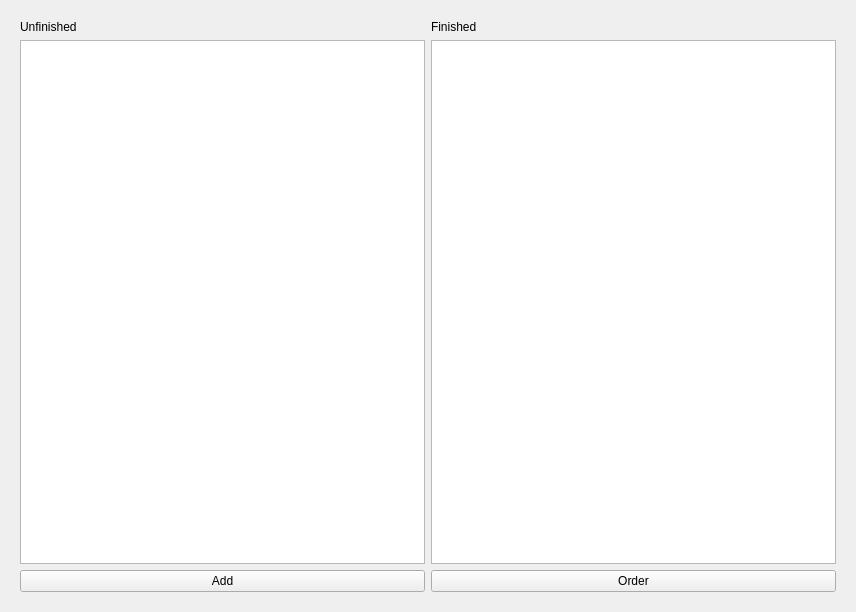
<?xml version="1.0" encoding="UTF-8"?>
<ui version="4.0">
 <class>TrackerWidget</class>
 <widget class="QWidget" name="TrackerWidget">
  <property name="geometry">
   <rect>
    <x>0</x>
    <y>0</y>
    <width>856</width>
    <height>612</height>
   </rect>
  </property>
  <property name="windowTitle">
   <string>Form</string>
  </property>
  <layout class="QVBoxLayout" name="verticalLayout">
   <item>
    <widget class="QStackedWidget" name="stackedWidget">
     <property name="currentIndex">
      <number>0</number>
     </property>
     <widget class="QWidget" name="page">
      <layout class="QVBoxLayout" name="verticalLayout_4">
       <item>
        <layout class="QHBoxLayout" name="horizontalLayout_2">
         <item>
          <layout class="QVBoxLayout" name="verticalLayout_9">
           <item>
            <widget class="QLabel" name="label">
             <property name="text">
              <string>Unfinished</string>
             </property>
            </widget>
           </item>
           <item>
            <widget class="QListWidget" name="unfinishedListWidget">
             <property name="sizePolicy">
              <sizepolicy hsizetype="Expanding" vsizetype="Expanding">
               <horstretch>0</horstretch>
               <verstretch>0</verstretch>
              </sizepolicy>
             </property>
             <property name="minimumSize">
              <size>
               <width>0</width>
               <height>200</height>
              </size>
             </property>
             <property name="dragDropMode">
              <enum>QAbstractItemView::InternalMove</enum>
             </property>
             <property name="defaultDropAction">
              <enum>Qt::MoveAction</enum>
             </property>
             <property name="alternatingRowColors">
              <bool>false</bool>
             </property>
             <property name="selectionMode">
              <enum>QAbstractItemView::SingleSelection</enum>
             </property>
             <property name="sortingEnabled">
              <bool>false</bool>
             </property>
            </widget>
           </item>
          </layout>
         </item>
         <item>
          <layout class="QVBoxLayout" name="verticalLayout_10">
           <item>
            <widget class="QLabel" name="label_2">
             <property name="text">
              <string>Finished</string>
             </property>
            </widget>
           </item>
           <item>
            <widget class="QListWidget" name="finishedListWidget">
             <property name="minimumSize">
              <size>
               <width>0</width>
               <height>200</height>
              </size>
             </property>
             <property name="dragDropMode">
              <enum>QAbstractItemView::NoDragDrop</enum>
             </property>
             <property name="defaultDropAction">
              <enum>Qt::MoveAction</enum>
             </property>
             <property name="selectionMode">
              <enum>QAbstractItemView::SingleSelection</enum>
             </property>
            </widget>
           </item>
          </layout>
         </item>
        </layout>
       </item>
       <item>
        <layout class="QGridLayout" name="gridLayout">
         <item row="1" column="1">
          <widget class="QPushButton" name="orderButton">
           <property name="text">
            <string>Order</string>
           </property>
          </widget>
         </item>
         <item row="1" column="0">
          <widget class="QPushButton" name="addButton">
           <property name="text">
            <string>Add</string>
           </property>
          </widget>
         </item>
        </layout>
       </item>
      </layout>
     </widget>
     <widget class="QWidget" name="page_2">
      <layout class="QVBoxLayout" name="verticalLayout_6">
       <item>
        <layout class="QVBoxLayout" name="verticalLayout_5">
         <item>
          <widget class="QLabel" name="label_3">
           <property name="text">
            <string>Order Mode</string>
           </property>
          </widget>
         </item>
         <item>
          <widget class="QListWidget" name="orderWidget">
           <property name="editTriggers">
            <set>QAbstractItemView::NoEditTriggers</set>
           </property>
           <property name="dragDropMode">
            <enum>QAbstractItemView::InternalMove</enum>
           </property>
           <property name="alternatingRowColors">
            <bool>false</bool>
           </property>
          </widget>
         </item>
         <item>
          <widget class="QPushButton" name="finalizeButton">
           <property name="text">
            <string>Finalize</string>
           </property>
          </widget>
         </item>
        </layout>
       </item>
      </layout>
     </widget>
    </widget>
   </item>
  </layout>
 </widget>
 <resources/>
 <connections/>
</ui>
